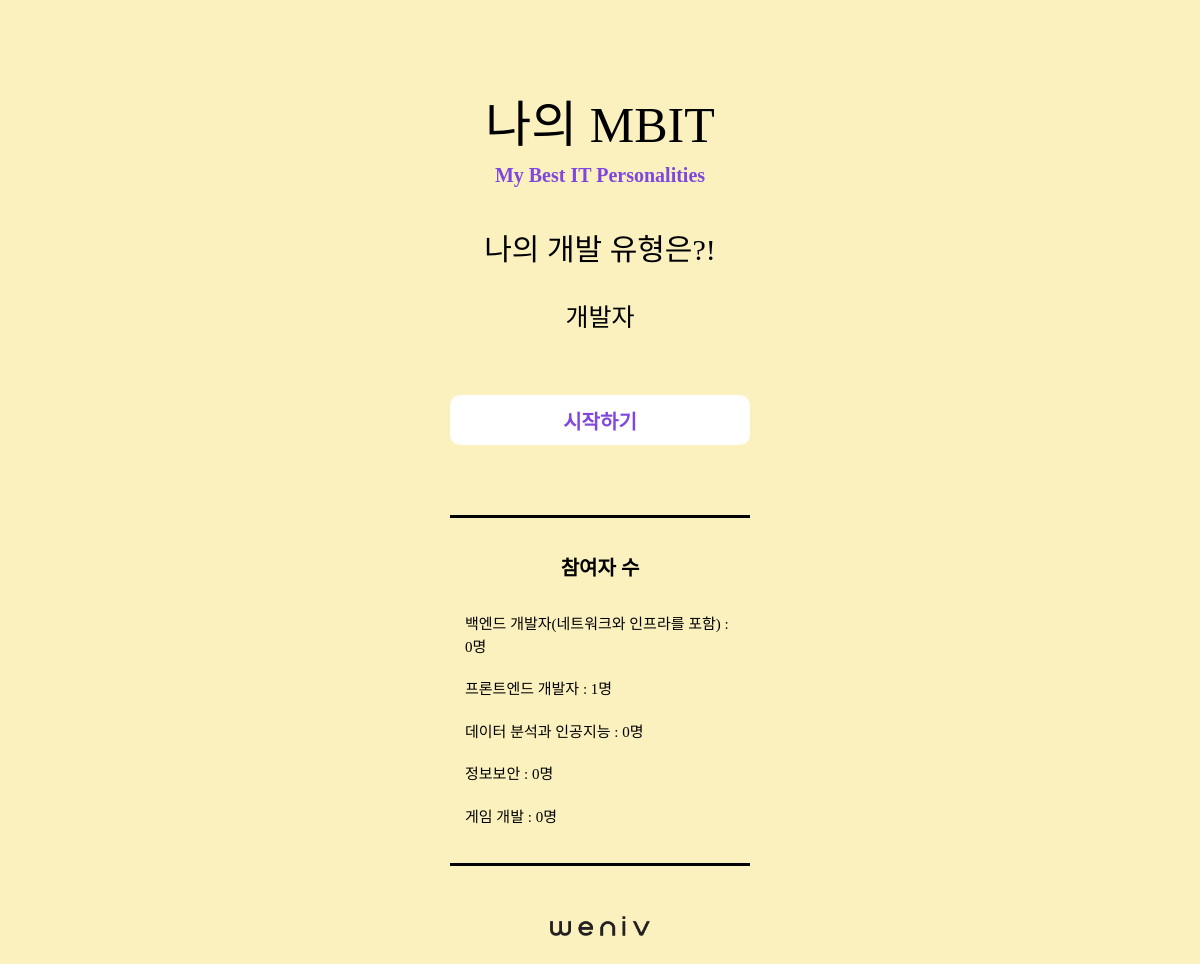
/, run on an earlier commit of the app's database.
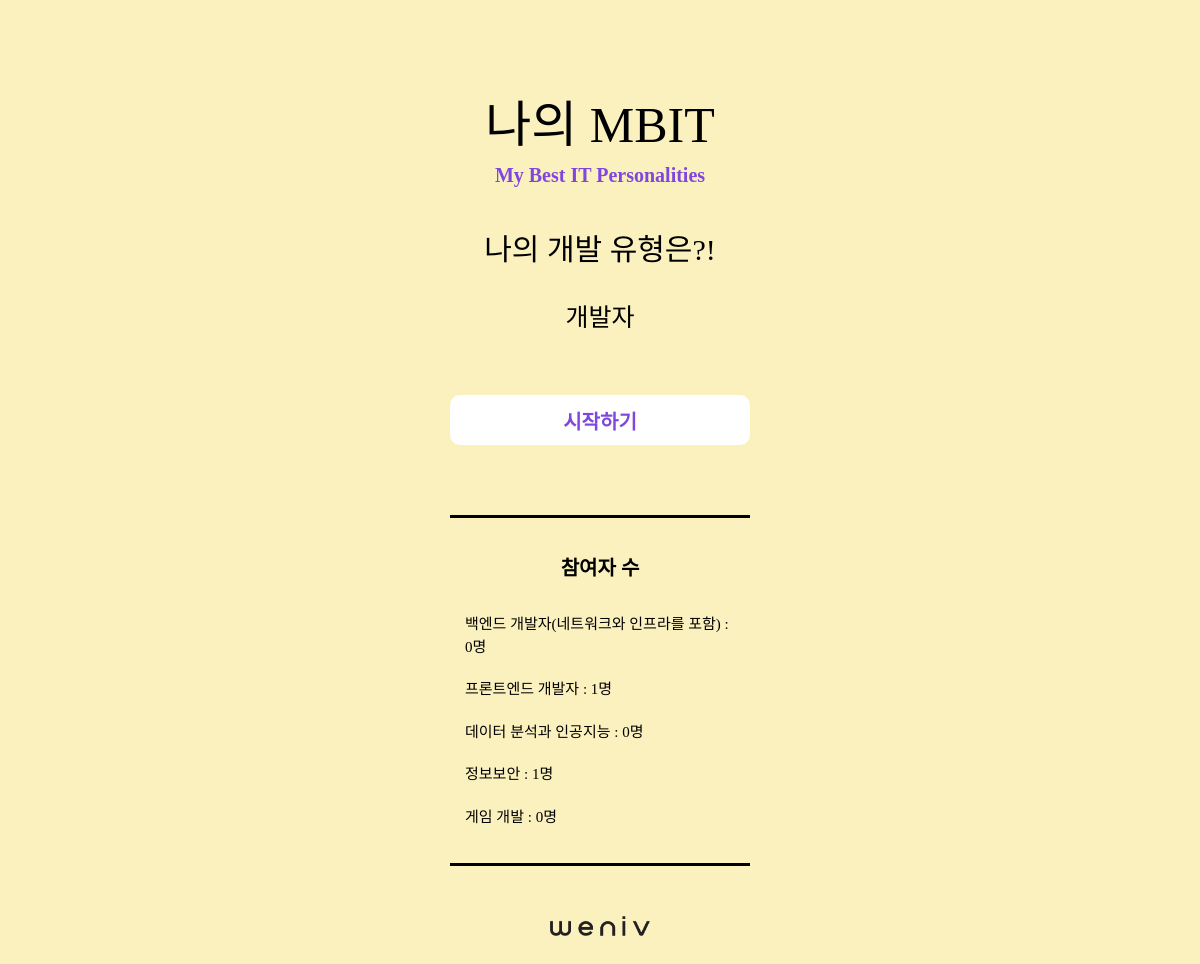
And on a later commit of the database.
### main/models.py (models this page shows, shortened)
class Developer(models.Model):
    name = models.CharField(max_length=50)
    count = models.IntegerField(default=0)
    data = models.JSONField()

### main/views.py (the view)
# urls.py: path('', views.index),
def index(request):
    developers = Developer.objects.all() # Developer에 입력된 모든 값을 가져옴/ get()은 1개만 가져옴
    context = {
        'developers' : developers,
    }
    return render(request, 'index.html', context=context)

### main/templates/index.html (shortened to what this page needs)
{% load static %}
<!DOCTYPE html>
<html lang="en">
<head>
    <link rel="stylesheet" type="text/css" href="{% static 'css/reset.css' %}">
    <link rel="stylesheet" type="text/css" href="{% static 'css/style.css' %}">
</head>
<body>
    <section id="main_contents">
        <div class="wrapper">
            <div class="title">
                <h3 class="main_title">나의 MBIT</h3>
                <h3 class="sub_title">My Best IT Personalities</h3>
            </div>
            <div class="intro">
                <h1>나의 개발 유형은?!</h1>
                <div class="type">
                    <ul class="type_list">
                        <li>개발자</li>
                    </ul>
                </div>
            </div>
            <div class="button">
                <a href="/form/">
                    <button class="start" type="button">시작하기</button>
                </a>
            </div>
            <div class="result_data">
                <div class="data_wrap">
                    <h3>참여자 수</h3>
                    <ul>
                    {% for developer in developers %}
                    <li>{{ developer.name}} : {{ developer.count }}명</li>
                {% endfor %}
                    </ul>
                </div>
            </div>
            <div class="weniv">
                <a href="http://www.paullab.co.kr">
                    <img src="{% static 'image/weniv_logo_black.png' %}" alt="weniv">
                </a>
            </div>
        </div>
    </section>
</body>
</html>

What changed in the data, as far as the page shows it:
changed Developer "정보보안": count "0" → "1"
